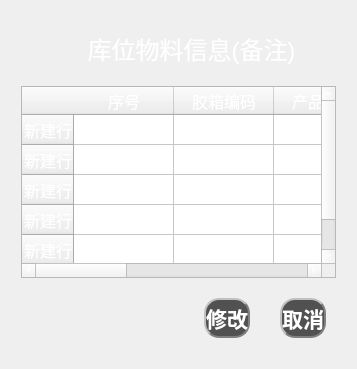
       <widget class="QWidget" name="page_4">
        <layout class="QGridLayout" name="gridLayout">
         <item row="0" column="0">
          <layout class="QVBoxLayout" name="verticalLayout" stretch="1,10,1">
           <property name="spacing">
            <number>20</number>
           </property>
           <property name="leftMargin">
            <number>10</number>
           </property>
           <property name="topMargin">
            <number>20</number>
           </property>
           <property name="rightMargin">
            <number>10</number>
           </property>
           <property name="bottomMargin">
            <number>20</number>
           </property>
           <item>
            <layout class="QHBoxLayout" name="horizontalLayout_6" stretch="1,1,1">
             <item>
              <spacer name="horizontalSpacer_2">
               <property name="orientation">
                <enum>Qt::Horizontal</enum>
               </property>
               <property name="sizeHint" stdset="0">
                <size>
                 <width>40</width>
                 <height>20</height>
                </size>
               </property>
              </spacer>
             </item>
             <item>
              <widget class="QLabel" name="label_18">
               <property name="maximumSize">
                <size>
                 <width>16777215</width>
                 <height>50</height>
                </size>
               </property>
               <property name="font">
                <font>
                 <pointsize>18</pointsize>
                </font>
               </property>
               <property name="styleSheet">
                <string notr="true">color:#ffffff</string>
               </property>
               <property name="text">
                <string>    库位物料信息(备注)</string>
               </property>
              </widget>
             </item>
             <item>
              <spacer name="horizontalSpacer_4">
               <property name="orientation">
                <enum>Qt::Horizontal</enum>
               </property>
               <property name="sizeHint" stdset="0">
                <size>
                 <width>40</width>
                 <height>20</height>
                </size>
               </property>
              </spacer>
             </item>
            </layout>
           </item>
           <item>
            <widget class="QTableWidget" name="tableWidget">
             <property name="font">
              <font>
               <pointsize>12</pointsize>
              </font>
             </property>
             <property name="styleSheet">
              <string notr="true">color:#ffffff</string>
             </property>
             <row>
              <property name="text">
               <string>新建行</string>
              </property>
             </row>
             <row>
              <property name="text">
               <string>新建行</string>
              </property>
             </row>
             <row>
              <property name="text">
               <string>新建行</string>
              </property>
             </row>
             <row>
              <property name="text">
               <string>新建行</string>
              </property>
             </row>
             <row>
              <property name="text">
               <string>新建行</string>
              </property>
             </row>
             <column>
              <property name="text">
               <string>序号</string>
              </property>
             </column>
             <column>
              <property name="text">
               <string>胶箱编码</string>
              </property>
             </column>
             <column>
              <property name="text">
               <string>产品编码</string>
              </property>
             </column>
             <column>
              <property name="text">
               <string>库存数量</string>
              </property>
             </column>
             <column>
              <property name="text">
               <string>PCB集合</string>
              </property>
             </column>
             <column>
              <property name="text">
               <string>创建时间</string>
              </property>
             </column>
            </widget>
           </item>
           <item>
            <layout class="QHBoxLayout" name="horizontalLayout_5" stretch="10,1,1">
             <property name="spacing">
              <number>30</number>
             </property>
             <property name="rightMargin">
              <number>10</number>
             </property>
             <item>
              <spacer name="horizontalSpacer">
               <property name="orientation">
                <enum>Qt::Horizontal</enum>
               </property>
               <property name="sizeHint" stdset="0">
                <size>
                 <width>40</width>
                 <height>20</height>
                </size>
               </property>
              </spacer>
             </item>
             <item>
              <widget class="QPushButton" name="AlterButton">
               <property name="sizePolicy">
                <sizepolicy hsizetype="Preferred" vsizetype="Preferred">
                 <horstretch>0</horstretch>
                 <verstretch>0</verstretch>
                </sizepolicy>
               </property>
               <property name="minimumSize">
                <size>
                 <width>0</width>
                 <height>40</height>
                </size>
               </property>
               <property name="maximumSize">
                <size>
                 <width>16777215</width>
                 <height>45</height>
                </size>
               </property>
               <property name="font">
                <font>
                 <pointsize>16</pointsize>
                 <weight>75</weight>
                 <bold>true</bold>
                </font>
               </property>
               <property name="styleSheet">
                <string notr="true">color:#ffffff;color: white;
border: 2px groove gray;
border-radius:15px;border-style: outset;
background-color: rgb(81,81,81);
</string>
               </property>
               <property name="text">
                <string>修改</string>
               </property>
              </widget>
             </item>
             <item>
              <widget class="QPushButton" name="CancelButton">
               <property name="sizePolicy">
                <sizepolicy hsizetype="Preferred" vsizetype="Preferred">
                 <horstretch>0</horstretch>
                 <verstretch>0</verstretch>
                </sizepolicy>
               </property>
               <property name="minimumSize">
                <size>
                 <width>0</width>
                 <height>40</height>
                </size>
               </property>
               <property name="maximumSize">
                <size>
                 <width>16777215</width>
                 <height>45</height>
                </size>
               </property>
               <property name="font">
                <font>
                 <pointsize>16</pointsize>
                 <weight>75</weight>
                 <bold>true</bold>
                </font>
               </property>
               <property name="styleSheet">
                <string notr="true">color:#ffffff;color: white;
border: 2px groove gray;
border-radius:15px;border-style: outset;
background-color: rgb(81,81,81);
</string>
               </property>
               <property name="text">
                <string>取消</string>
               </property>
              </widget>
             </item>
            </layout>
           </item>
          </layout>
         </item>
        </layout>
       </widget>
